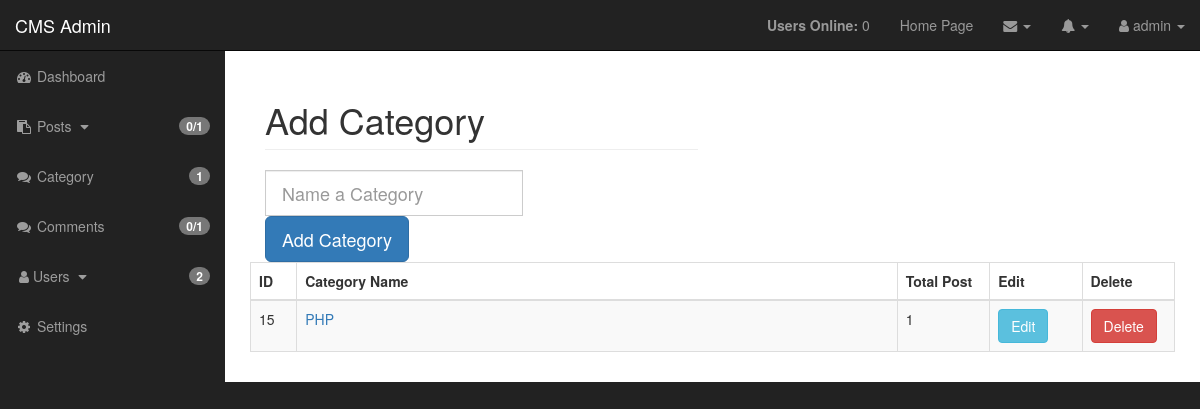
Screenshot of /admin/categories.php (signed in) with the database file from the repository.
### tables this page shows
CREATE TABLE `categories` (
  `cat_id` int(11) NOT NULL,
  `cat_title` varchar(255) NOT NULL,
  `cat_image` varchar(255) NOT NULL DEFAULT 'no_category.png'
);

### admin/includes/admin_dropdown_msg.php (the view, shortened to what this page needs)
<li class="dropdown"><a href="#" class="dropdown-toggle" data-toggle="dropdown"><i class="fa fa-envelope"></i> <b class="caret"></b></a>
</li>

### admin/includes/functions.php (shortened to what this page needs)
<?php
function category_table(){
    global $connection;
    $query = "SELECT * FROM categories";
    $select_categories_query = mysqli_query($connection,$query);
    while($row = mysqli_fetch_assoc($select_categories_query)){
    $cat_id = $row['cat_id'];
    $cat_title = $row['cat_title'];
    $post_count_query = "SELECT * FROM posts WHERE post_category_id = {$cat_id} ";
    $post_count = mysqli_query($connection, $post_count_query);
    $count = mysqli_num_rows($post_count);
    echo "<tr>";
    echo "<td>{$cat_id}</td>";
    echo "<td><a href='../category.php?category=$cat_id'>{$cat_title}</a></td>";
    echo "<td>{$count}</td>";
    echo "<td><a class='btn btn-info' href='?edit=$cat_id'>Edit</a></td>";
    echo "<td><a rel='$cat_id' class='btn btn-danger delete_link' href='javascript:void(0)'>Delete</a></td>";
    echo "</tr>";
 }
}
?>

### admin/css/sb-admin.css (style rules this page uses)
body { margin-top: 100px; background-color: #222; }
@media (min-width:768px) { body { margin-top: 50px; } }
.top-nav>li { display: inline-block; float: left; }
.top-nav>li>a { padding-top: 15px; padding-bottom: 15px; line-height: 20px; color: #999; }

### rows the page displays
categories: cat_id "15", cat_title "PHP", count "1"

### other values shown
users_online() "0"
$_SESSION['username'] "admin"
$count_dpost "0"
$count_allpost "1"
$count_categories "1"
$count_upcomments "0"
$count_allcomments "1"
$count_users "2"
